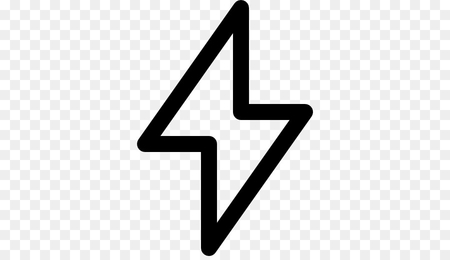
#> input picture Image_processing_py_codes/lightening.jpg, 450 x 260 px
$ python '9.contour_features(2).py'   (older library calls are emulated)
#> lines starting #> are read from the running program, lines starting #| are printed output that depends on the picture; after the words box and inside, x2 and y2 are one past the last pixel; in counts of white or black regions, pixels touching at a corner belong together
import numpy as np
import cv2 as cv

img = cv.imread('lightening.jpg')
#> img is the input picture: shape (260, 450, 3); min 0, max 255, mean 224.8
img_gray = cv.cvtColor(img,cv.COLOR_BGR2GRAY)
ret,thresh = cv.threshold(img_gray,200,255,cv.THRESH_BINARY_INV)
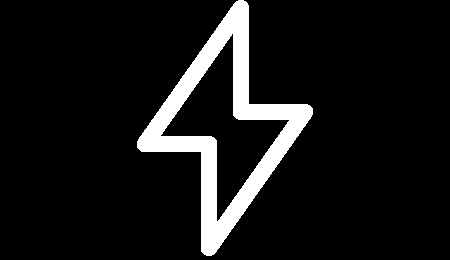
#> thresh: shape (260, 450); 9% white; 1 white region
img2,contours,hierarchy = cv.findContours(thresh,cv.RETR_TREE,cv.CHAIN_APPROX_NONE)
#> contours = 2 contours; box (x1, y1, x2, y2) and area: (137, 0, 313, 256) 17346, (160, 33, 290, 222) 7387
print(len(contours))
#| 2
cv.imshow("thresh",thresh)
img1 = img.copy()
img1 = cv.drawContours(img1,contours,-1,(0,0,255),2)
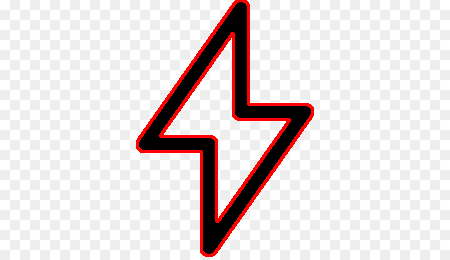
#> img1: shape (260, 450, 3); 3.5% of pixels changed, all inside (x1, y1, x2, y2) = (136, 0, 314, 257)
cv.imshow("image_original_contour",img1)
cnt = contours[0]
#> cnt = contour of 642 points, box (x1, y1, x2, y2) (137, 0, 313, 256), area 17346

#----------4.Contour Approximation
#It approximates a contour shape to another shape with less number of vertices depending upon the precision we specify. It is an implementation of Douglas-Peucker algorithm.The function cv::approxPolyDP approximates a curve or a polygon with another curve/polygon with less vertices so that the distance between them is less or equal to the specified precision
#To understand this, suppose you are trying to find a square in an image, but due to some problems in the image, you didn't get a perfect square, but a "bad shape" (As shown in first image below). Now you can use this function to approximate the shape. In this, second argument is called epsilon, which is maximum distance from contour to approximated contour. It is an accuracy parameter. A wise selection of epsilon is needed to get the correct output.
# approxCurve = cv.approxPolyDP( curve, epsilon, closed[, approxCurve] )
#curve:	Input vector of a 2D point stored in std::vector or Mat
#approxCurve: Result of the approximation. The type should match the type of the input curve.
#epsilon: Parameter specifying the approximation accuracy. This is the maximum distance between the original curve and its approximation.
#closed: If true, the approximated curve is closed (its first and last vertices are connected). Otherwise, it is not closed.

epsilon = 0.01 * cv.arcLength(cnt,True)
#> epsilon = 7.32
approxCurve = cv.approxPolyDP(cnt, epsilon, True)
#> approxCurve = [[243, 0], [137, 141], [141, 151], [201, 152], [206, 255], [312, 114], [307, 104], [248, 103]]
img2 = img.copy()
img2 = cv.drawContours(img2,[approxCurve],-1,(0,255,0),3)
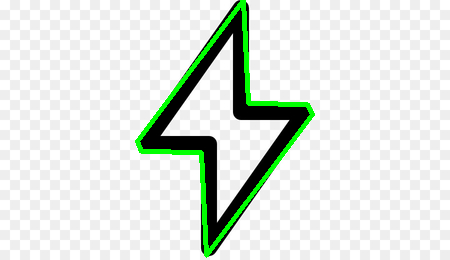
#> img2: shape (260, 450, 3); 2.84% of pixels changed, all inside (x1, y1, x2, y2) = (135, 0, 315, 258)
cv.imshow("image_approx_contour",img2)

#----------5.Convex Hull
#cv.convexHull() function checks a curve for convexity defects and corrects it. Generally speaking, convex curves are the curves which are always bulged out, or at-least flat. And if it is bulged inside, it is called convexity defects. For example, check the below image of hand. Red line shows the convex hull of hand. The double-sided arrow marks shows the convexity defects, which are the local maximum deviations of hull from contours.
#The function cv::convexHull finds the convex hull of a 2D point set using the Sklansky's algorithm [164] that has O(N logN) complexity in the current implementation.
# hull = cv.convexHull(points[, hull[, clockwise[, returnPoints]]
#points are the contours we pass into.
#hull is the output, normally we avoid it.
#clockwise : Orientation flag. If it is True, the output convex hull is oriented clockwise. Otherwise, it is oriented counter-clockwise.The assumed coordinate system has its X axis pointing to the right, and its Y axis pointing upwards.
#returnPoints : Operation flag.By default, True. Then it returns the coordinates of the hull points. If False, it returns the indices of contour points corresponding to the hull points.When the output array is std::vector, the flag is ignored, and the output depends on the type of the vector.

hull_points = cv.convexHull(cnt,returnPoints = True)
#> hull_points = contour of 22 points, box (x1, y1, x2, y2) (137, 0, 313, 256), area 23621
hull_indices = cv.convexHull(cnt,returnPoints = False)
#> hull_indices = 22 values, max 637 at index 0, min 0 at index 21, mean 295
for i in range(len(hull_points)):
	print("cnt[",hull_indices[i],"] :",hull_points[i])
#> this loop made 22 passes
#| cnt[ [637] ] : [[243   0]]
#| cnt[ [635] ] : [[245   1]]
#| cnt[ [633] ] : [[247   3]]
#| cnt[ [469] ] : [[312 108]]
#| cnt[ [463] ] : [[312 114]]
#| cnt[ [459] ] : [[310 118]]
#| cnt[ [432] ] : [[291 145]]
#| cnt[ [330] ] : [[219 247]]
#> (further printed lines are left out)
hull = img.copy()
hull = cv.drawContours(hull,[hull_points],-1,(255,0,0),3)
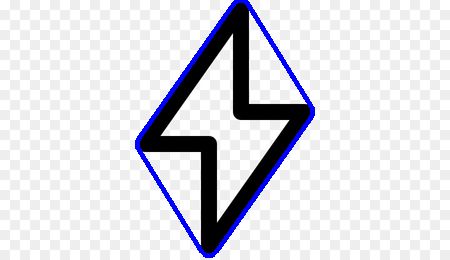
#> hull: shape (260, 450, 3); 2.51% of pixels changed, all inside (x1, y1, x2, y2) = (135, 0, 315, 258)
cv.imshow("hull",hull)

#----------6.Checking Convexity
#There is a function to check if a curve is convex or not, cv.isContourConvex(). It just return whether True or False.
# retval = cv.isContourConvex( contour)
#The function tests whether the input contour is convex or not. The contour must be simple, that is, without self-intersections. Otherwise, the function output is undefined.

k = cv.isContourConvex(cnt)
#> k = False
print("contour is Convex:",k)
#| contour is Convex: False

#----------7.(a).Straight Bounding Rectangle
#It is a straight rectangle, it doesn't consider the rotation of the object. So area of the bounding rectangle won't be minimum. It is found by the function cv.boundingRect().
# retval = cv.boundingRect( points )
#The function calculates and returns the minimal up-right bounding rectangle for the specified point set.
#retval is basically the topleft and bottom right corners of the rectangle
#Let (x,y) be the top-left coordinate of the rectangle and (w,h) be its width and height.

img3 = img.copy()
x,y,w,h = cv.boundingRect(cnt)
#> x = 137; y = 0; w = 176; h = 256
cv.rectangle(img3,(x,y),(x+w,y+h),(255,255,0),2)
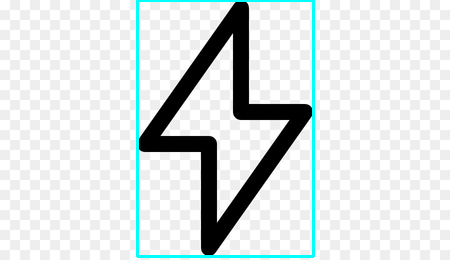
#> img3: shape (260, 450, 3); 2.06% of pixels changed, all inside (x1, y1, x2, y2) = (136, 0, 315, 258)
cv.imshow("bound_rect",img3)

#----------7.(b).Rotated Bounding Rectangle
#Here, bounding rectangle is drawn with minimum area, so it considers the rotation also. The function used is cv.minAreaRect(). It returns a Box2D structure which contains following detals - ( center (x,y), (width, height), angle of rotation ).
#retval	= cv.minAreaRect(points)
#The function calculates and returns the minimum-area bounding rectangle (possibly rotated) for a specified point set. Developer should keep in mind that the returned RotatedRect can contain negative indices when data is close to the containing Mat element boundary.
# But to draw this rectangle, we need 4 corners of the rectangle. It is obtained by the function cv.boxPoints()
#points	= cv.boxPoints( box[, points] )
#Finds the four vertices of a rotated rect. Useful to draw the rotated rectangle.
#box - The input rotated rectangle.
img4 = img.copy()
rect = cv.minAreaRect(cnt)
#> rect = ((224.5, 127.5), (230.3, 128.8), -54.78)
box = cv.boxPoints(rect)
#> box = [[210.7, 258.7], [105.5, 184.4], [238.3, -3.74], [343.5, 70.56]]
box = np.int0(box)
#> box = [[210, 258], [105, 184], [238, -3], [343, 70]]
cv.drawContours(img4,[box],0,(0,0,255),2)
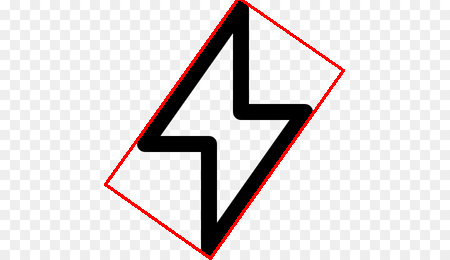
#> img4: shape (260, 450, 3); 1.98% of pixels changed, all inside (x1, y1, x2, y2) = (104, 0, 345, 260)
cv.imshow("rotated_bound_rect",img4)

#----------8.Minimum Enclosing Circle and Triangle
#we find the circumcircle of an object using the function cv.minEnclosingCircle(). It is a circle which completely covers the object with minimum area. The function finds the minimal enclosing circle of a 2D point set using an iterative algorithm.
# center, radius = cv.minEnclosingCircle( points )

#The function finds a triangle of minimum area enclosing the given set of 2D points and returns its area
#The implementation of the algorithm is based on O'Rourke's [139] and Klee and Laskowski's [94] papers. O'Rourke provides a θ(n) algorithm for finding the minimal enclosing triangle of a 2D convex polygon with n vertices. Since the minEnclosingTriangle function takes a 2D point set as input an additional preprocessing step of computing the convex hull of the 2D point set is required. The complexity of the convexHull function is O(nlog(n)) which is higher than θ(n). Thus the overall complexity of the function is O(nlog(n)).
# retval, triangle = cv.minEnclosingTriangle( points[, triangle] )
img5 = img.copy()
(x,y),radius = cv.minEnclosingCircle(cnt)
#> x = 224.5; y = 127.5; radius = 128.8
center = (int(x),int(y))
#> center = (224, 127)
radius = int(radius)
#> radius = 128
cv.circle(img5,center,radius,(255,255,0),2)

retval, triangle = cv.minEnclosingTriangle(cnt)
#> retval = 44851.9; triangle = [[263.1, -39], [55.82, 255], [360.9, 255]]
triangle = np.int0(triangle)
#> triangle = [[263, -39], [55, 255], [360, 255]]
cv.drawContours(img5,[triangle],0,(0,255,255),2)
cv.imshow("bounding_circle_and_triangle",img5)

#----------9. Fitting an Ellipse
# Fits an ellipse around a set of 2D points.
#The function calculates the ellipse that fits (in a least-squares sense) a set of 2D points best of all. It returns the rotated rectangle in which the ellipse is inscribed.Developer should keep in mind that it is possible that the returned ellipse/rotatedRect data contains negative indices, due to the data points being close to the border of the containing Mat element.
#Check also fitEllipseAMS() and fitEllipseDirect()
# retval = cv.fitEllipse( points )
# retval is ( center (x,y), (width, height), angle of rotation ) or box	Alternative ellipse representation via RotatedRect.
img6 = img.copy()
ellipse = cv.fitEllipse(cnt)
#> ellipse = ((224.5, 127.5), (139.9, 212.5), 10.85)
cv.ellipse(img6,ellipse,(255,0,255),2)
#> img6: shape (260, 450, 3); 1.44% of pixels changed, all inside (x1, y1, x2, y2) = (152, 21, 298, 235)
cv.imshow("bounding_ellipse",img6)

#----------10. Fitting A Line
#we can fit a line to a set of points. Below image contains a set of white points. We can approximate a straight line to it.
# line = cv.fitLine( points, distType, param, reps, aeps[, line])
#points - Input vector of 2D or 3D points, stored in std::vector<> or Mat.
#distType - Distance used by the M-estimator, see cv::DistanceTypes
#param - Numerical parameter ( C ) for some types of distances. If it is 0, an optimal value is chosen.
#reps - Sufficient accuracy for the radius (distance between the coordinate origin and the line).
#aeps - Sufficient accuracy for the angle. 0.01 would be a good default value for reps and aeps.
#line	Output line parameters. In case of 2D fitting, it should be a vector of 4 elements (like Vec4f) - (vx, vy, x0, y0), where (vx, vy) is a normalized vector collinear to the line and (x0, y0) is a point on the line. In case of 3D fitting, it should be a vector of 6 elements (like Vec6f) - (vx, vy, vz, x0, y0, z0), where (vx, vy, vz) is a normalized vector collinear to the line and (x0, y0, z0) is a point on the line.
#The algorithm is based on the M-estimator ( http://en.wikipedia.org/wiki/M-estimator ) technique that iteratively fits the line using the weighted least-squares algorithm. After each iteration the weights wi are adjusted to be inversely proportional to ρ(ri)
img7 = img.copy()
rows,cols = img.shape[:2]
#> rows = 260; cols = 450
[vx,vy,x,y] = cv.fitLine(cnt, cv.DIST_L2,0,0.01,0.01)
#> vx = [0.16]; vy = [-0.987]; x = [224.5]; y = [127.5]
lefty = int((-x*vy/vx) + y)
#> lefty = 1511
righty = int(((cols-x)*vy/vx)+y)
#> righty = -1262
cv.line(img7,(cols-1,righty),(0,lefty),(0,255,0),2)
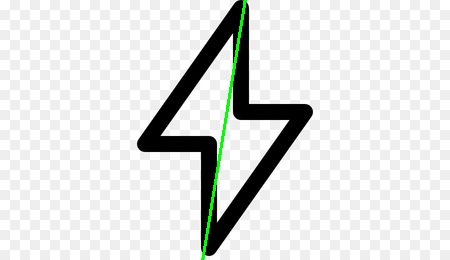
#> img7: shape (260, 450, 3); 0.67% of pixels changed, all inside (x1, y1, x2, y2) = (201, 0, 247, 260)
cv.imshow("fitting_line",img7)

if cv.waitKey(0) & 0xFF == ord('c'): cv.destroyAllWindows()
